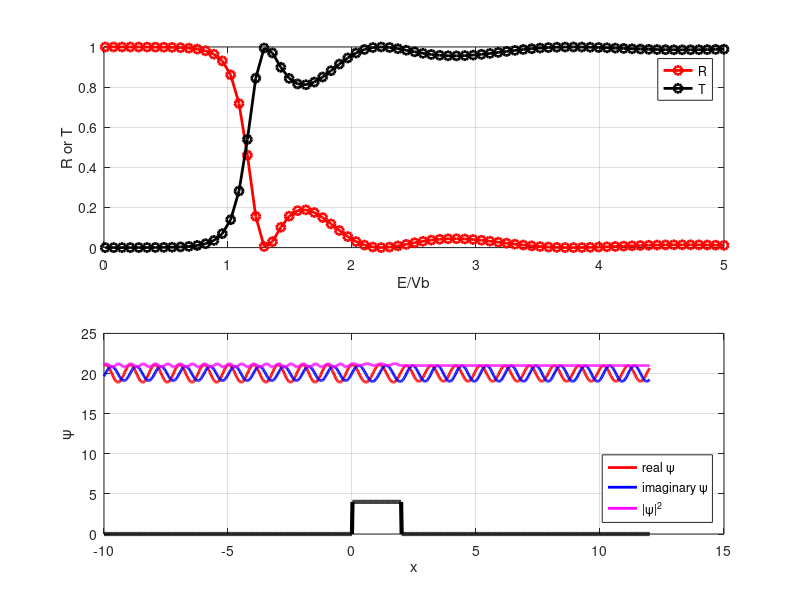

MATLAB code for this plot:
%SquareBarrierTunneling.m
%
%This script calculates the transmission and reflection probability for
%tunneling through a 1D square barrier of height Vb using nonrelativistic
%quantum mechanics.
%
%Tom Allison 2/6/2017

%% Preliminaries

set(0,'DefaultLineLineWidth',2);
i = sqrt(-1);
hbar = 1;
m = 1;
Vb = 4;
L = 2;

E = linspace(0.01*Vb,5*Vb,75);
k1 = sqrt(2*m*E/hbar^2);
kap2 = sqrt(2*m*(Vb-E)/hbar^2);
k3 = k1;

BCDF = zeros(4,length(E)); %initialize matrix to store the coefficients.

%% Define matrix
for j = 1:length(E);
    
    RHS = [1
           i*k1(j)
           0
           0    ];
    
    S = [ -1            1                           1                       0              ;
          i*k1(j)      -kap2(j)                     kap2(j)                 0              ;
           0            exp(-kap2(j)*L)             exp(kap2(j)*L)          -exp(i*k3(j)*L);
           0            -kap2(j)*exp(-kap2(j)*L)     kap2(j)*exp(kap2(j)*L)  -i*k3(j)*exp(i*k3(j)*L)];
    
    BCDF(:,j) = inv(S)*RHS;
    
end

R = BCDF(1,:).*conj(BCDF(1,:));
T = BCDF(4,:).*conj(BCDF(4,:));

%% plot results

x= linspace(-5*L,6*L,1E3);
psi = zeros(1,length(x));
V = zeros(1,length(x));
I = find(x > 0 & x < L);
V(I) = Vb;
for j = 1:length(E);
    
    figure(1);
    subplot(2,1,1);
    hR = plot(E(1:j)/Vb,R(1:j),'r-o');
    hold on
    hT = plot(E(1:j)/Vb,T(1:j),'k-o');
    hold off
    xlabel('E/Vb');
    ylabel('R or T');
    legend([hR,hT],'R','T');
    grid on
    axis([0,max(E)/Vb,0,1]);   
    subplot(2,1,2);
    A = 1;
    B = BCDF(1,j);
    C = BCDF(2,j);
    D = BCDF(3,j);
    F = BCDF(4,j);
    I1 = find(x<0);
    psi(I1) =  A*exp(i*k1(j)*x(I1)) + B*exp(-i*k1(j)*x(I1));
    I2 = find(x >= 0 & x< L);
    psi(I2) = C*exp(-kap2(j)*x(I2)) + D*exp(kap2(j)*x(I2));
    I3 = find(x >= L); 
    psi(I3) = F*exp(i*k3(j)*x(I3)); 
    hreal = plot(x,real(psi)+E(j),'r');
    hold on
    himag = plot(x,imag(psi)+E(j),'b');
    htot = plot(x,psi.*conj(psi)+E(j),'m');
    plot(x,V,'k','LineWidth',3)
%     hline(gcf,E(j),'k--');
    grid on
    hold off
    xlabel('x');
    ylabel('\psi');
%     setfigfont(1,14);
    legend([hreal,himag,htot],'real \psi','imaginary \psi','|\psi|^2','Location','SouthEast');
%     setfigfont(1,16);
    
    pause
end
    
    
    

